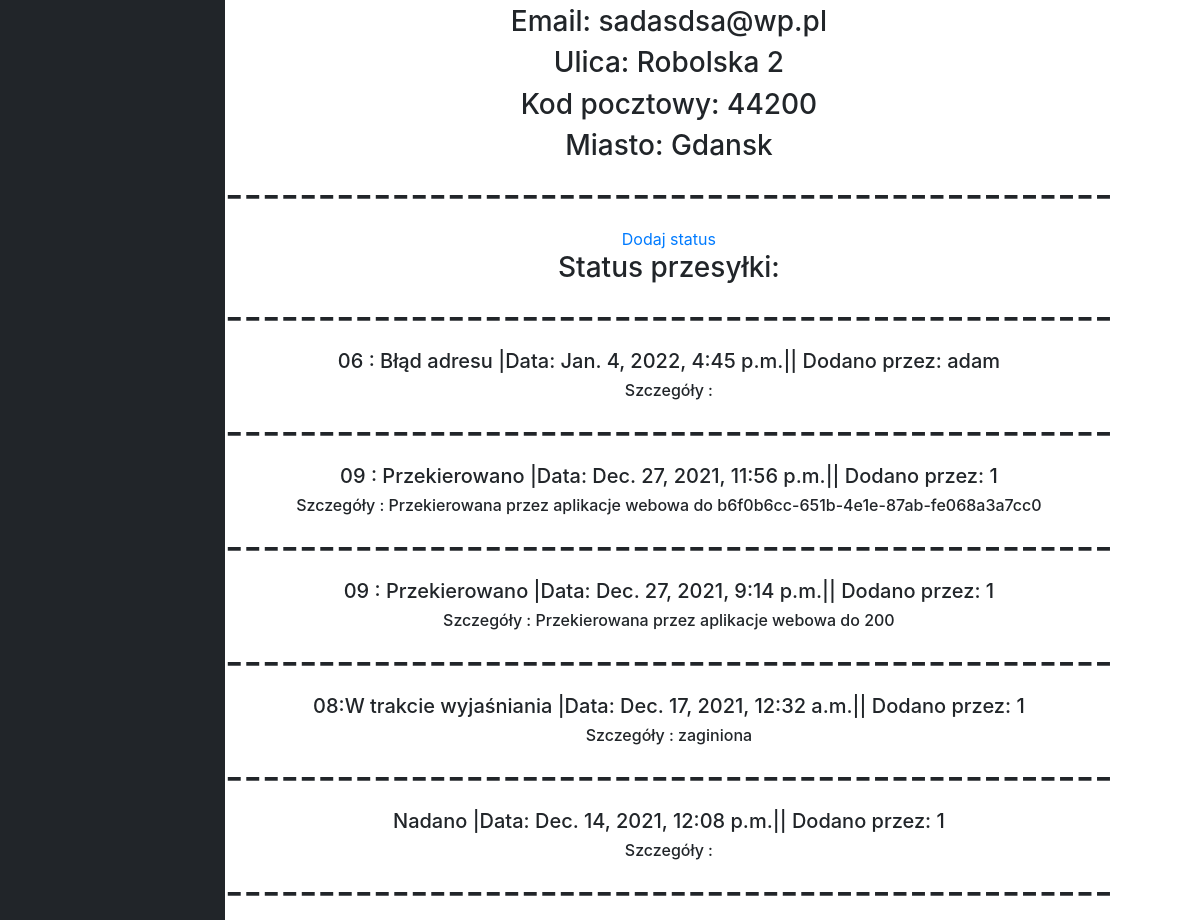
Before: /nadano/216a32fb1ac74f909d6c9ae2b5994736/186/ (signed in, middle part) with the older database file.
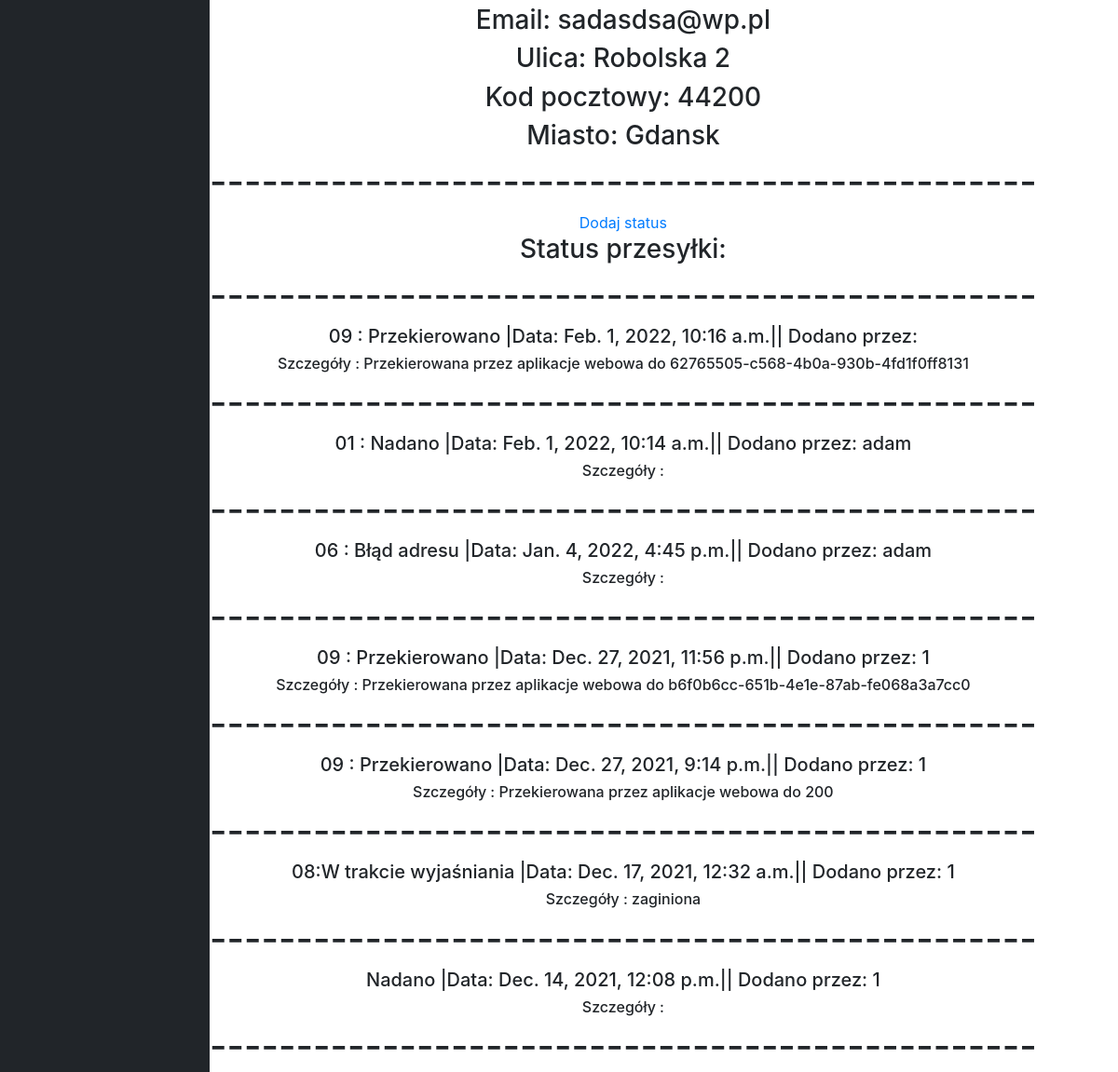
After: the same page with the newer database file.
### parcelmanagement/models.py (models this page shows, shortened)
class ParcelStatus(models.Model):
    STATUS_CHOICE = (("01 : Nadano","01 : Nadano"),
                     ("02 : W drodze","02 : W drodze"),
                     ("03 : Uszkodzona","03 : Uszkodzona"),
                     ("04 : Zniszczona całkowicie","04 : Zniszczona całkowicie"),
                     ("05 : Dostarczona","05 : Dostarczona"),
                     ("06 : Błąd adresu","06 : Błąd adresu"),
                     ("07 : Pozostawiona w magazynie","07 : Pozostawiona w magazynie"),
                     ("08 : W trakcie wyjaśniania","08 : W trakcie wyjaśniania",),
                     ("09 : Przekierowana","09 : Przekierowana", ),)
    status_c = models.CharField(max_length=300,choices=STATUS_CHOICE)
    status_details = models.CharField(max_length=200, blank=True)
    dateStatus = models.DateTimeField(auto_now_add=True)
    added = models.CharField(max_length=100)
    parcel_number = models.ForeignKey('Parcel', on_delete=models.CASCADE)
    class Meta:
        ordering = ( '-dateStatus','parcel_number')

### parcelmanagement/views.py (the view)
# urls.py: path('nadano/<str:number>/<int:pk>/',views.udaneNadanie,name = 'udaneNadanie'),
@login_required(login_url='login')
def udaneNadanie(request,number,pk):
    parcel1  = get_object_or_404(Parcel, pk = pk,
                               parcelnumber=number)
    statusy = ParcelStatus.objects.all().filter(parcel_number=parcel1.id)
    return render(request, 'udaneNadanie.html', {'parcel1': parcel1,'statusy':statusy}, )

### parcelmanagement/templatetags/auth_extras.py (called while the page is built)
@register.filter(name='has_group')
def has_group(user, group_name):
    group = Group.objects.get(name=group_name)
    return True if group in user.groups.all() else False

### templates/udaneNadanie.html (shortened to what this page needs)
{% extends 'index.html' %}
{% load static %}
{% block content %}
    <center>
    <h3>Email: {{ parcel1.Sender.EmailAdress }}</h3>
    <h3>Ulica: {{ parcel1.Sender.Street }}</h3>
    <h3>Kod pocztowy: {{ parcel1.Sender.PostalCode }}</h3>
    <h3>Miasto: {{ parcel1.Sender.City }}</h3>
    <h1>------------------------------------------------</h1>
    <a href = "{% url 'dodajstatus' pk=parcel1.id number=parcel1.parcelnumber %}">Dodaj status</a>
    <h3>Status przesyłki:</h3>
        {% for status in statusy %}
            <h1>------------------------------------------------</h1>
    <h5>{{ status.status_c }} |Data:    {{ status.dateStatus }}|| Dodano przez: {{ status.added }}</h5>
            <h6>Szczegóły : {{ status.status_details }}</h6>
    {% endfor %}
  </center>
{% endblock %}

Changed rows visible on the page:
added ParcelStatus: status_c "09 : Przekierowano", dateStatus "Feb. 1, 2022, 10:16 a.m.", status_details "Przekierowana przez aplikacje webowa do 62765505-c568-4b0a-930b-4fd1f0ff8131"
added ParcelStatus: status_c "01 : Nadano", dateStatus "Feb. 1, 2022, 10:14 a.m.", added "adam"
